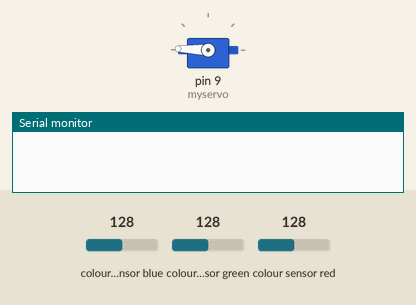
Simulated run of this sketch. Board: Arduino Uno, built with avr-gcc and run on an emulated ATmega328P. On the bench: servo, the last lines printed to the serial monitor. The inputs (shaded band) are chosen by the test bench; at power-on: colour sensor blue 128, colour sensor green 128, colour sensor red 128.

Above: at 0.1 s.
At 2.1 s:
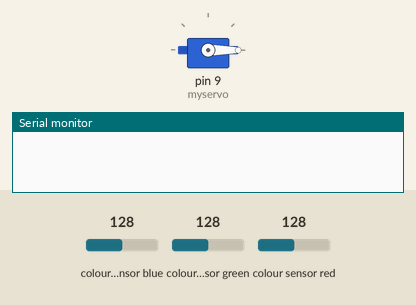
At 4.1 s:
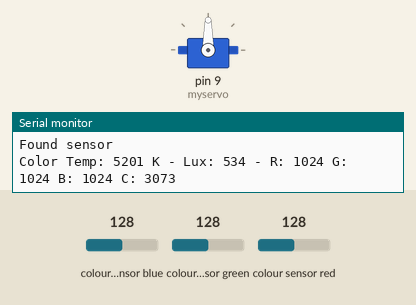
Timing chart, 0 to 5.6 s (numbered marks = the images above):
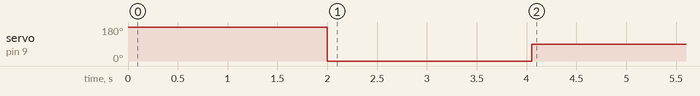

Measured:
- by itself, servo on pin 9 (myservo): 178° → 0° at 2.0 s, → 90° 2.1 s later

The sketch:

rgb_w_servo.ino
```cpp
#include <Wire.h>
#include <Servo.h>
#include "Adafruit_TCS34725.h"

/* Example code for the Adafruit TCS34725 breakout library */

/* Connect SCL    to analog 5
   Connect SDA    to analog 4
   Connect VDD    to 3.3V DC
   Connect GROUND to common ground */

/* Initialise with default values (int time = 2.4ms, gain = 1x) */
Adafruit_TCS34725 tcs = Adafruit_TCS34725();
Servo myservo;

/* Initialise with specific int time and gain values */
// Adafruit_TCS34725 tcs = Adafruit_TCS34725(TCS34725_INTEGRATIONTIME_700MS, TCS34725_GAIN_1X);

void setup(void) {
  Serial.begin(9600);

  myservo.attach(9);
  myservo.write(178);
  delay(2000);
  myservo.write(0);
  delay(2000);

  if (tcs.begin()) {
    Serial.println("Found sensor");
  } else {
    Serial.println("No TCS34725 found ... check your connections");
    while (1);
  }

  // Now we're ready to get readings!
}

void loop(void) {
  uint16_t r, g, b, c, colorTemp, lux;

  tcs.getRawData(&r, &g, &b, &c);
  // colorTemp = tcs.calculateColorTemperature(r, g, b);
  colorTemp = tcs.calculateColorTemperature_dn40(r, g, b, c);
  lux = tcs.calculateLux(r, g, b);

  Serial.print("Color Temp: "); Serial.print(colorTemp, DEC); Serial.print(" K - ");
  Serial.print("Lux: "); Serial.print(lux, DEC); Serial.print(" - ");
  Serial.print("R: "); Serial.print(r, DEC); Serial.print(" ");
  Serial.print("G: "); Serial.print(g, DEC); Serial.print(" ");
  Serial.print("B: "); Serial.print(b, DEC); Serial.print(" ");
  Serial.print("C: "); Serial.print(c, DEC); Serial.print(" ");
  Serial.println(" ");

  if ((colorTemp < 3500) && (c > 50)) {
    myservo.write(0)
;    }
  else if ((colorTemp > 4300) && (colorTemp < 5300) && (c > 50)) {
    myservo.write(90)
;    }
  else if ((colorTemp > 6800) && (colorTemp < 9100) && (c > 50)) {
    myservo.write(178)
;    }
  delay(100);
}
```
